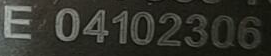
#> input picture 4study/study1count.png, 271 x 56 px
$ jupyter execute --allow-errors PreProcessStudy.ipynb   (older library calls are emulated)
#> lines starting #> are read from the running program, lines starting #| are printed output that depends on the picture; after the words box and inside, x2 and y2 are one past the last pixel; in counts of white or black regions, pixels touching at a corner belong together
[cell 1]
import cv2
import matplotlib.pyplot as plt
#default process
img = cv2.imread('4study/study1count.png')
#> img is the input picture: shape (56, 271, 3); mean B, G, R 44.1, 51.4, 50.8
gray_image = cv2.cvtColor(img, cv2.COLOR_BGR2GRAY)
_, binary_image = cv2.threshold(gray_image, 0, 255, cv2.THRESH_BINARY | cv2.THRESH_OTSU)
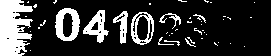
#> binary_image: shape (56, 271); 20.8% white; 45 white regions (35 under 20 px), largest, box (x1, y1, x2, y2) and area: (0, 0, 33, 56) 1391, (55, 8, 80, 41) 481, (83, 10, 109, 43) 383
plt.imshow(binary_image)
plt.show()
print(binary_image.shape)
#| (56, 271)
plt.imshow(img)
plt.show()

[cell 2]
import numpy as np
import cv2
import matplotlib.pyplot as plt

# Carregar a imagem
image = cv2.imread('4study/study0count.png')
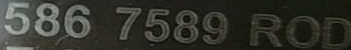
#> input picture 4study/study0count.png, 351 x 50 px
#> image is the input picture: shape (50, 351, 3); mean B, G, R 44.9, 52.2, 51.2

# Converter para escala de cinza
gray = cv2.cvtColor(image, cv2.COLOR_BGR2GRAY)

# Aplicar a equalização do histograma
equalized = cv2.equalizeHist(gray)

# Aplicar a filtragem gaussiana para suavizar a imagem
blurred = cv2.GaussianBlur(equalized, (5, 5), 0)

# Aplicar a deteção de bordas com o operador Laplaciano
edges = cv2.Laplacian(blurred, cv2.CV_8U, ksize=9)
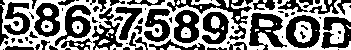
#> edges: shape (50, 351); min 0, max 255, mean 127

# Aplicar um limiar para binarizar a imagem
_, thresh = cv2.threshold(edges, 0, 255, cv2.THRESH_BINARY+cv2.THRESH_OTSU)
#> thresh: shape (50, 351); 49.8% white; 38 white regions (21 under 20 px)

# Encontrar contornos na imagem binarizada
contours, _ = cv2.findContours(thresh, cv2.RETR_EXTERNAL, cv2.CHAIN_APPROX_SIMPLE)
#> contours = 24 contours, 20 with area under 20; largest, box (x1, y1, x2, y2) and area: (0, 0, 351, 50) 12688, (191, 0, 221, 6) 77, (167, 45, 181, 50) 26, (98, 39, 110, 45) 24

# Criar uma máscara binária do mesmo tamanho da imagem original
mask = np.zeros_like(gray, dtype=np.uint8)

# Desenhar os contornos na máscara binária
cv2.drawContours(mask, contours, -1, (255), thickness=cv2.FILLED)
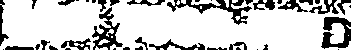
#> mask: shape (50, 351); 80.1% white; 41 black regions (16 under 20 px), largest, box (x1, y1, x2, y2) and area: (167, 0, 252, 25) 575, (321, 17, 351, 49) 523, (92, 7, 123, 50) 502

# Aplicar a máscara binária na imagem original para remover os focos luminosos
result = cv2.bitwise_and(image, image, mask=mask)
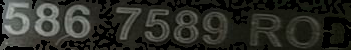
#> result: shape (50, 351, 3); mean B, G, R 37.7, 43.6, 42.6

# Mostrar o resultado
plt.imshow(cv2.cvtColor(result, cv2.COLOR_BGR2RGB))
plt.show()

[cell 3]
#essa ficou top
import cv2
import matplotlib.pyplot as plt

# Carregar a imagem
image = cv2.imread('4study/study0count.png')

# Converter para escala de cinza
gray = cv2.cvtColor(image, cv2.COLOR_BGR2GRAY)

# Aplicar a equalização do histograma
equalized = cv2.equalizeHist(gray)

# Aplicar a filtragem gaussiana para suavizar a imagem (opcional)
blurred = cv2.GaussianBlur(equalized, (5, 5), 0)

# Aplicar a deteção de bordas com o operador Laplaciano
edges = cv2.Laplacian(blurred, cv2.CV_8U, ksize=9)

# Aplicar um limiar para binarizar a imagem
_, thresh = cv2.threshold(edges, 0, 255, cv2.THRESH_BINARY+cv2.THRESH_OTSU)
filtered_image = cv2.GaussianBlur(thresh, (15, 15), 0)
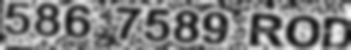
#> filtered_image: shape (50, 351); min 14, max 248, mean 127

plt.imshow(thresh )
plt.show()
# Aplicar a operação de fechamento para preencher os espaços dentro das letras
kernel = cv2.getStructuringElement(cv2.MORPH_RECT, (5, 4))
closed = cv2.morphologyEx(thresh, cv2.MORPH_CLOSE, kernel)
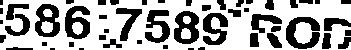
#> closed: shape (50, 351); 65.4% white; 51 black regions (7 under 20 px), largest, box (x1, y1, x2, y2) and area: (286, 17, 320, 49) 596, (174, 11, 199, 44) 529, (65, 6, 90, 39) 521
#> (the rest of this cell did not finish here and is left out)

[cell 4]
import matplotlib.pyplot as plt
import cv2

img4 = cv2.imread('4study/study0count.png')
gray = cv2.cvtColor(img4, cv2.COLOR_BGR2GRAY)
result = cv2.medianBlur(gray, 5)
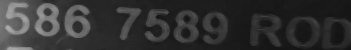
#> result: shape (50, 351); min 17, max 174, mean 50.5
equalized = cv2.equalizeHist(result)
blurred = cv2.GaussianBlur(equalized, (5, 5), 0)
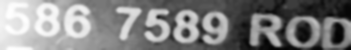
#> blurred: shape (50, 351); min 0, max 255, mean 130.2
edges = cv2.Laplacian(blurred, cv2.CV_8U, ksize=9)
_, thresh = cv2.threshold(edges, 0, 255, cv2.THRESH_BINARY+cv2.THRESH_OTSU)
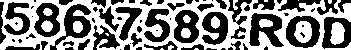
#> thresh: shape (50, 351); 52.2% white; 70 black regions (29 under 20 px)

contours, _ = cv2.findContours(thresh, cv2.RETR_EXTERNAL, cv2.CHAIN_APPROX_SIMPLE)
#> contours = 11 contours, 7 with area under 20; largest, box (x1, y1, x2, y2) and area: (0, 0, 351, 50) 12936, (330, 22, 345, 45) 230, (73, 21, 83, 33) 83, (233, 0, 238, 10) 21

plt.imshow(thresh, cmap='gray')
plt.show()
